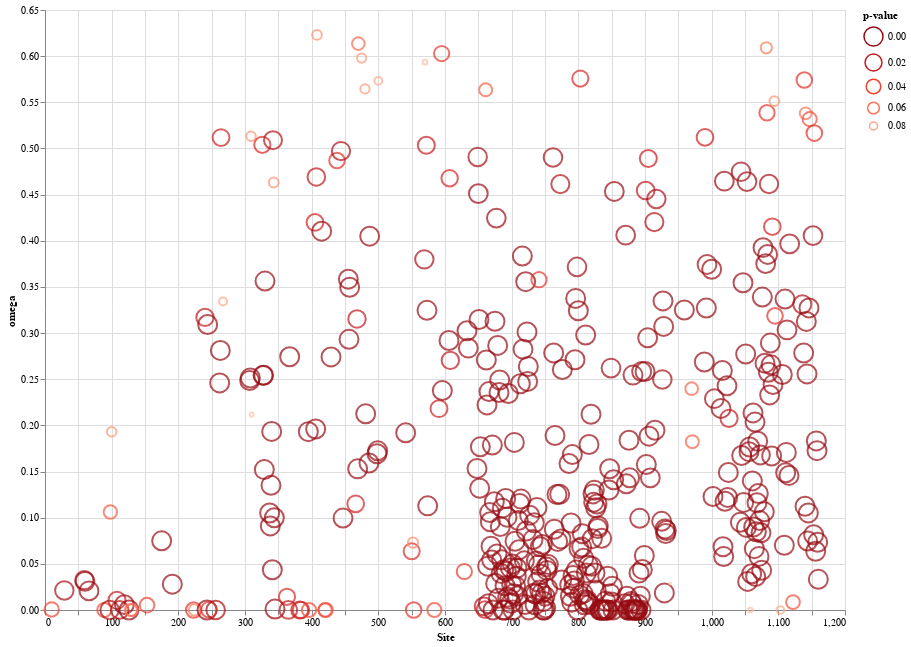

Write notebook code for a chart like this one.
### Code cell
import numpy as np
source = negative_sites

line = alt.Chart(source).mark_point().encode(
    x='Site',
    y='omega',
    color=alt.Color('p-value', scale=alt.Scale(scheme='reds', reverse=True)),
    size=alt.Size('p-value', scale=alt.Scale(reverse=True))
    
).properties(
    width=800,
    height=600)

line

### Figure 1 — Vega-Lite specification as saved in the notebook (floating-point values rounded to 4 significant figures; data arrays with more than 128 entries replaced by an {"elided": "..."} marker saying what was removed)
{"config": {"view": {"continuousWidth": 400, "continuousHeight": 300}}, "data": {"name": "data-061922254a96b936dfc93b7fcd33c63e"}, "mark": "point", "encoding": {"color": {"type": "quantitative", "field": "p-value", "scale": {"reverse": true, "scheme": "reds"}}, "size": {"type": "quantitative", "field": "p-value", "scale": {"reverse": true}}, "x": {"type": "quantitative", "field": "Site"}, "y": {"type": "quantitative", "field": "omega"}}, "height": 600, "width": 800, "$schema": "https://vega.github.io/schema/vega-lite/v4.8.1.json", "datasets": {"data-061922254a96b936dfc93b7fcd33c63e": {"elided": "411 records"}}}
